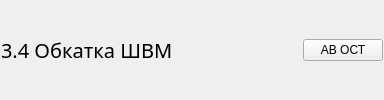
         <widget class="QWidget" name="wgtHeader" native="true">
          <property name="minimumSize">
           <size>
            <width>0</width>
            <height>20</height>
           </size>
          </property>
          <property name="styleSheet">
           <string notr="true">QWidget#wgtHeader {
	background-color: rgb(114, 159, 207);
}</string>
          </property>
          <layout class="QGridLayout" name="gridLayout_8">
           <property name="leftMargin">
            <number>1</number>
           </property>
           <property name="topMargin">
            <number>1</number>
           </property>
           <property name="rightMargin">
            <number>1</number>
           </property>
           <property name="bottomMargin">
            <number>1</number>
           </property>
           <property name="horizontalSpacing">
            <number>5</number>
           </property>
           <property name="verticalSpacing">
            <number>0</number>
           </property>
           <item row="0" column="4">
            <widget class="ActionButton" name="actionbutton">
             <property name="text">
              <string>АВ ОСТ</string>
             </property>
             <property name="indicator_option" stdset="0">
              <bool>true</bool>
             </property>
             <property name="indicator_status_option" stdset="0">
              <bool>true</bool>
             </property>
             <property name="is_estopped_status" stdset="0">
              <bool>true</bool>
             </property>
             <property name="estop_action" stdset="0">
              <bool>true</bool>
             </property>
            </widget>
           </item>
           <item row="0" column="2">
            <widget class="LED" name="ledEnable34">
             <property name="minimumSize">
              <size>
               <width>20</width>
               <height>20</height>
              </size>
             </property>
             <property name="styleSheet">
              <string notr="true">qproperty-color: green;
qproperty-off_color: red;
qproperty-diameter: 40;</string>
             </property>
             <property name="diameter">
              <number>40</number>
             </property>
             <property name="off_color" stdset="0">
              <color>
               <red>255</red>
               <green>0</green>
               <blue>0</blue>
              </color>
             </property>
            </widget>
           </item>
           <item row="0" column="1">
            <spacer name="horizontalSpacer_2">
             <property name="orientation">
              <enum>Qt::Horizontal</enum>
             </property>
             <property name="sizeHint" stdset="0">
              <size>
               <width>40</width>
               <height>20</height>
              </size>
             </property>
            </spacer>
           </item>
           <item row="0" column="0">
            <widget class="QLabel" name="label_137">
             <property name="minimumSize">
              <size>
               <width>0</width>
               <height>50</height>
              </size>
             </property>
             <property name="maximumSize">
              <size>
               <width>16777215</width>
               <height>50</height>
              </size>
             </property>
             <property name="styleSheet">
              <string notr="true">font: 15pt bold;</string>
             </property>
             <property name="text">
              <string>3.4 Обкатка ШВМ</string>
             </property>
             <property name="margin">
              <number>0</number>
             </property>
            </widget>
           </item>
           <item row="0" column="3">
            <spacer name="horizontalSpacer_3">
             <property name="orientation">
              <enum>Qt::Horizontal</enum>
             </property>
             <property name="sizeType">
              <enum>QSizePolicy::Fixed</enum>
             </property>
             <property name="sizeHint" stdset="0">
              <size>
               <width>60</width>
               <height>20</height>
              </size>
             </property>
            </spacer>
           </item>
          </layout>
         </widget>
